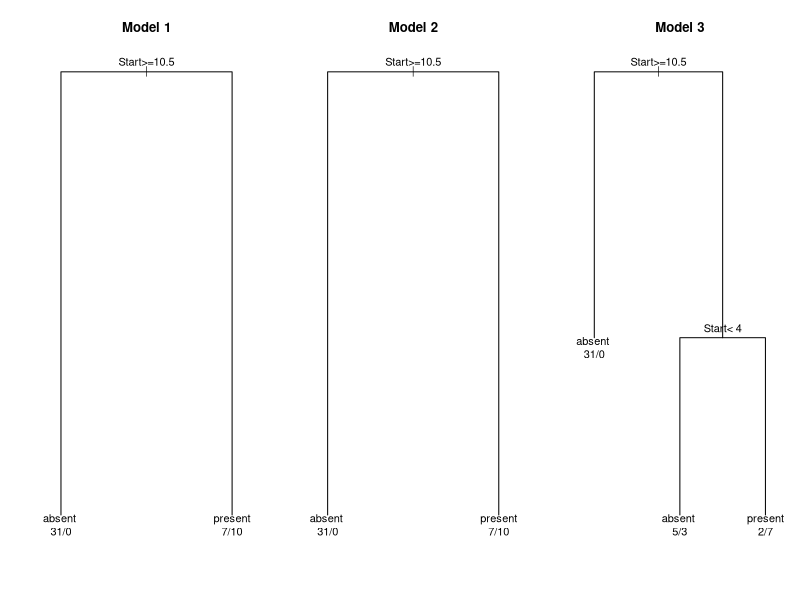

Write the R code that produced this figure.
###################################################################################
## This code is part of Data Science Dojo's bootcamp
## Copyright (C) 2015

## Objective: Machine learning of Kyphosis classification with decision tree
## Data source: kyphosis data set in "rpart" package
## Please install "rpart" package: install.packages("rpart")
###################################################################################

## load the library
library(rpart)

## DATA EXPLORATION
## load the kyphosis data
data(kyphosis)
## explore the data set
str(kyphosis)
dim(kyphosis)
summary(kyphosis)

## BUILD MODEL 1
## randomly choose 60% of the data set as training data
set.seed(102)
random.rows.train <- sample(1:nrow(kyphosis), 0.6*nrow(kyphosis))
kyphosis.train <- kyphosis[random.rows.train,]
dim(kyphosis.train)
## select the other 40% as the testing data
random.rows.test <- setdiff(1:nrow(kyphosis),random.rows.train)
kyphosis.test <- kyphosis[random.rows.test,]
dim(kyphosis.test)
## check testing and training set target distributions
table(kyphosis.train$Kyphosis)
table(kyphosis.test$Kyphosis)

## fitting first decision model on training set
kyphosis.model1 <- rpart(Kyphosis ~ ., data = kyphosis.train)

## Display model
summary(kyphosis.model1)

## MODEL 1 EVALUATION
## Splitting based on Gini index
## make prediction using decision model
kyphosis.test.predictions1 <- predict(kyphosis.model1, kyphosis.test, type = "class")
## extract the observations out of the  testing set
kyphosis.test.observations <- kyphosis.test[,"Kyphosis"]
## create confusion matrix
confusion.matrix1 <- table(kyphosis.test.predictions1, kyphosis.test.observations)
confusion.matrix1
## accuracy
accuracy1 <- sum(diag(confusion.matrix1)) / sum(confusion.matrix1)
accuracy1
## precision
precision1 <- confusion.matrix1[2,2] / sum(confusion.matrix1[2,])
precision1
## recall
recall1 <- confusion.matrix1[2,2] / sum(confusion.matrix1[,2])
recall1
## F1 score
F1.score1 <- 2 * precision1 * recall1 / (precision1 + recall1)
F1.score1

## BUILD MODEL 2
## Splitting based on information gain
## fitting decision model on training set
kyphosis.model2 <- rpart(Kyphosis ~ ., data = kyphosis.train, parms = list(split = "information"))

## Display model
summary(kyphosis.model1)

## MODEL 2 EVALUATION
## make prediction using decision model
kyphosis.test.predictions2 <- predict(kyphosis.model2, kyphosis.test, type = "class")
## show the confusion matrix
confusion.matrix2 <- table(kyphosis.test.predictions2, kyphosis.test.observations)
confusion.matrix2
## accuracy
accuracy2 <- sum(diag(confusion.matrix2)) / sum(confusion.matrix2)
accuracy2
## precision
precision2 <- confusion.matrix2[2,2] / sum(confusion.matrix2[2,])
precision2
## recall
recall2 <- confusion.matrix2[2,2] / sum(confusion.matrix2[,2])
recall2
## F1 score
F1.score2 <- 2 * precision2 * recall2 / (precision2 + recall2)
F1.score2

## Display model
summary(kyphosis.model1)

## BUILD MODEL 3
## Splitting on gini index; split only if node has > 10 objects, more strict split improvement requirements
## fitting decision model on training set
kyphosis.model3 <- rpart(Kyphosis ~ ., data = kyphosis.train, control = rpart.control(cp = 0.1, minsplit = 10))

## MODEL 3 EVALUATION
## make prediction using decision model
kyphosis.test.predictions3 <- predict(kyphosis.model3, kyphosis.test, type = "class")
## show the confusion matrix
confusion.matrix3 <- table(kyphosis.test.predictions3, kyphosis.test.observations)
confusion.matrix3
## accuracy
accuracy3 <- sum(diag(confusion.matrix3)) / sum(confusion.matrix3)
accuracy3
## precision
precision3 <- confusion.matrix3[2,2] / sum(confusion.matrix3[2,])
precision3
## recall
recall3 <- confusion.matrix3[2,2] / sum(confusion.matrix3[,2])
recall3
## F1 score
F1.score3 <- 2 * precision3 * recall3 / (precision3 + recall3)
F1.score3

## VISUALIZE THE THREE MODELS
par(mfrow = c(1,3), xpd = TRUE)
plot(kyphosis.model1)
title(main = "Model 1")
text(kyphosis.model1, use.n = TRUE)
plot(kyphosis.model2)
title(main = "Model 2")
text(kyphosis.model2, use.n = TRUE)
plot(kyphosis.model3)
title(main = "Model 3")
text(kyphosis.model3, use.n = TRUE)

## EXERCISE
## Several parameters of rpart function can be used to tune the tree. Some parameters used in the above 3 models are:
## parms = list(split = "information"))
## rpart.control(cp = 0.1, minsplit = 10)
## Check out the mannual of rpart with ?rpart.
## Fine-tune the parameters, could you build a better decision tree model with less error?
